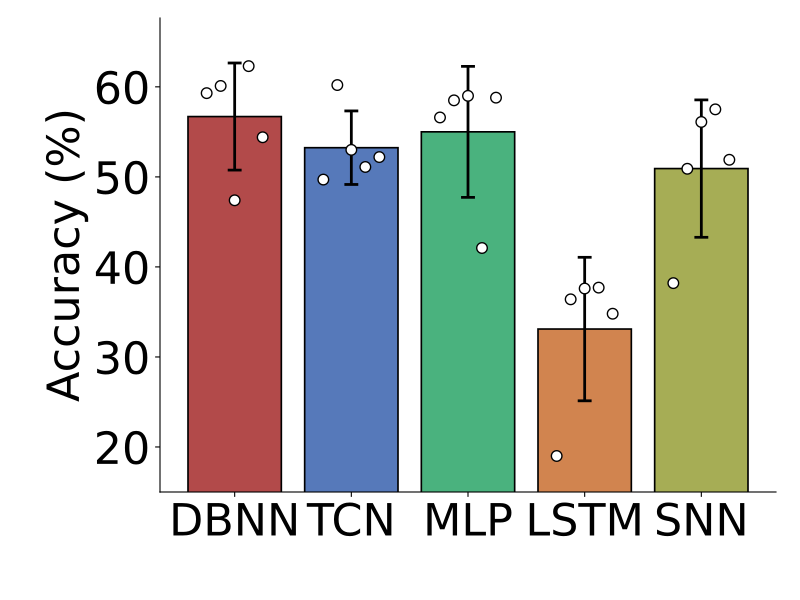

Python code for this plot:
import csv
import os
from pathlib import Path
import matplotlib
matplotlib.use("Agg")
import matplotlib.pyplot as plt

import numpy as np
import torch
from torch import nn
import torch.nn.functional as F


class FixedBilinear(nn.Module):
    def __init__(self):
        super().__init__()
        self.weight = nn.Parameter(torch.empty(1, 500, 500), requires_grad=False)
        self.register_buffer("bias", torch.empty(1))


class FixedCore(nn.Module):
    def __init__(self, variant, dt):
        super().__init__()
        if variant != "dbnn":
            raise ValueError(variant)
        self.dt = float(dt)
        for name in ("tau_rise", "tau_decay", "omega"):
            self.register_parameter(name, nn.Parameter(torch.empty(500), requires_grad=False))
        for name in ("v_th", "reset_amp", "tau_reset"):
            self.register_parameter(name, nn.Parameter(torch.empty(()), requires_grad=False))
        self.bilinear = FixedBilinear()

    def forward(self, inputs):
        steps = inputs.shape[-1]
        lag = (torch.arange(steps, dtype=inputs.dtype, device=inputs.device) * self.dt - 0.5).clamp_min(0)
        kernels = self.omega[:, None] * (1.0 - torch.exp(-lag / self.tau_rise[:, None])) * torch.exp(-lag / self.tau_decay[:, None])
        size = 1 << (2 * steps - 2).bit_length()
        filtered = torch.fft.irfft(torch.fft.rfft(inputs, n=size, dim=-1) * torch.fft.rfft(kernels, n=size, dim=-1)[None], n=size, dim=-1)[..., :steps].transpose(1, 2)
        drive = filtered.sum(dim=-1) + self.bilinear.bias
        weight = self.bilinear.weight[0].to(filtered.dtype)
        weight = weight - torch.diag_embed(weight.diagonal())
        drive = drive + torch.einsum("bti,ij,btj->bt", filtered, weight, filtered)
        if bool(torch.all(drive < self.v_th)):
            return drive
        alpha = torch.exp(-torch.tensor(self.dt, dtype=drive.dtype, device=drive.device) / self.tau_reset.abs().clamp_min(1e-4))
        reset = torch.zeros(inputs.shape[0], device=inputs.device, dtype=inputs.dtype)
        values = []
        for step in range(steps):
            voltage = drive[:, step] + reset
            spike = (voltage >= self.v_th).to(voltage.dtype)
            reset = alpha * reset - self.reset_amp.abs() * spike
            values.append(voltage)
        return torch.stack(values, dim=-1)

class LocalEncoder(nn.Module):
    def __init__(self, dataset):
        super().__init__()
        self.dataset = dataset
        self.feature_maps = 8
        self.convolutions = nn.Sequential(nn.Conv2d(2, 96, 3, padding=1, groups=2), nn.GELU(), nn.Conv2d(96, 128, 3, padding=1, groups=2), nn.GELU(), nn.Conv2d(128, 16, 1, groups=2))
        self.node_mix_logits = nn.Parameter(torch.empty(2, 250, 8))
        self.log_input_gain = nn.Parameter(torch.empty(2))
        self.register_buffer("synapse_to_node", torch.empty(500, dtype=torch.int64))

    def forward(self, inputs):
        batch, steps = inputs.shape[:2]
        if self.dataset == "gait_recognition":
            frames = inputs.float().reshape(batch * steps, 1, 48, 30) / 255.0
            frames = F.adaptive_avg_pool2d(frames, (16, 16)).repeat(1, 2, 1, 1)
        else:
            frames = inputs.float().reshape(batch * steps, 2, 7, 7)[:, [1, 0]]
        frames = torch.sigmoid(self.convolutions(frames))
        if frames.shape[-2:] != (16, 16):
            frames = F.interpolate(frames, size=(16, 16), mode="bilinear", align_corners=False)
        frames = frames.reshape(batch * steps, 2, self.feature_maps, 256)[..., :250]
        weights = self.node_mix_logits.softmax(dim=-1)
        nodes = torch.einsum("bpkm,pmk->bpm", frames, weights)
        gains = self.log_input_gain.exp().clamp(1e-7, 0.2)
        nodes = (nodes * gains[None, :, None]).reshape(batch, steps, 500)
        return nodes[:, :, self.synapse_to_node].transpose(1, 2)


class LocalDBNN(nn.Module):
    def __init__(self, dataset, variant="dbnn"):
        super().__init__()
        self.dataset = dataset
        self.phases = 20 if dataset == "gait_recognition" else 49
        self.front = LocalEncoder(dataset)
        dt = 2.0 if dataset == "gait_recognition" else 1.0 if dataset == "dvs_gesture" else 10.0
        self.core = FixedCore(variant, dt)
        output_steps = 1000 if dataset == "gait_recognition" else 980
        classes = 11 if dataset == "dvs_gesture" else 10
        self.classifier = nn.Linear(output_steps, classes)
        self.logit_gain = nn.Parameter(torch.empty(()))

    def features_before_classifier(self, inputs):
        encoded = self.front(inputs)
        node_phase = torch.div(torch.arange(250, device=encoded.device) * self.phases, 250, rounding_mode="floor").repeat(2)
        synapse_phase = node_phase[self.front.synapse_to_node]
        phase_mask = F.one_hot(synapse_phase, num_classes=self.phases).to(encoded.dtype)
        encoded = (encoded.unsqueeze(-1) * phase_mask[None, :, None, :]).reshape(encoded.shape[0], 500, -1)
        if encoded.shape[-1] != self.classifier.in_features:
            encoded = F.interpolate(encoded, size=self.classifier.in_features, mode="linear", align_corners=False)
        trace = self.core(encoded)
        return (trace - self.core.bilinear.bias) / 0.3

    def forward(self, inputs):
        return self.classifier(self.features_before_classifier(inputs)) * self.logit_gain


class TemporalTCN(nn.Module):
    def __init__(self, features, classes, width):
        super().__init__()
        self.net = nn.Sequential(nn.Conv1d(features, width, 3, padding=1), nn.GELU(), nn.Dropout(0.1), nn.Conv1d(width, width, 3, padding=2, dilation=2), nn.GELU(), nn.Dropout(0.1))
        self.classifier = nn.Linear(width, classes)

    def features_before_classifier(self, inputs):
        return self.net(inputs.transpose(1, 2)).mean(dim=2)

    def forward(self, inputs):
        return self.classifier(self.features_before_classifier(inputs))


class TemporalMLP(nn.Module):
    def __init__(self, features, steps, classes, width):
        super().__init__()
        self.net = nn.Sequential(nn.Flatten(), nn.Linear(features * steps, width), nn.GELU(), nn.Dropout(0.1), nn.Linear(width, classes))

    def features_before_classifier(self, inputs):
        return self.net[:4](inputs)

    def forward(self, inputs):
        return self.net(inputs)


class TemporalLSTM(nn.Module):
    def __init__(self, features, classes, projection, hidden):
        super().__init__()
        self.input_projection = nn.Linear(features, projection)
        self.lstm = nn.LSTM(projection, hidden, batch_first=True)
        self.dropout = nn.Dropout(0.1)
        self.classifier = nn.Linear(hidden, classes)

    def features_before_classifier(self, inputs):
        _, (hidden, _) = self.lstm(self.input_projection(inputs))
        return self.dropout(hidden[-1])

    def forward(self, inputs):
        return self.classifier(self.features_before_classifier(inputs))


class TemporalSNN(nn.Module):
    def __init__(self, features, classes, hidden):
        super().__init__()
        self.input_gain_raw = nn.Parameter(torch.empty(()))
        self.hidden_layer = nn.Linear(features, hidden)
        self.output_layer = nn.Linear(hidden, classes)

    def simulate(self, inputs):
        hidden = inputs.new_zeros((inputs.shape[0], self.hidden_layer.out_features))
        output = inputs.new_zeros((inputs.shape[0], self.output_layer.out_features))
        logits = torch.zeros_like(output)
        hidden_sum = torch.zeros_like(hidden)
        gain = F.softplus(self.input_gain_raw)
        for step in range(inputs.shape[1]):
            hidden = 0.2 * hidden + self.hidden_layer(gain * inputs[:, step])
            hidden_spikes = (hidden >= 1.0).to(hidden.dtype)
            hidden = hidden - hidden_spikes
            output = 0.2 * output + self.output_layer(hidden_spikes)
            output_spikes = (output >= 1.0).to(output.dtype)
            output = output - output_spikes
            logits = logits + output
            hidden_sum = hidden_sum + hidden_spikes
        return logits / inputs.shape[1], hidden_sum / inputs.shape[1]

    def features_before_classifier(self, inputs):
        return self.simulate(inputs)[1]

    def forward(self, inputs):
        return self.simulate(inputs)[0]


def make_model(dataset, name, variant="dbnn"):
    gait = dataset == "gait_recognition"
    features = 18 if gait else 98
    steps = 50 if gait else 20
    classes = 11 if dataset == "dvs_gesture" else 10
    if name == "dbnn":
        return LocalDBNN(dataset, variant)
    if name == "tcn":
        return TemporalTCN(features, classes, 64 if gait else 24)
    if name == "mlp":
        return TemporalMLP(features, steps, classes, 80 if gait else 5)
    if name == "lstm":
        return TemporalLSTM(features, classes, 64 if gait else 54, 64 if gait else 13)
    if name == "snn":
        return TemporalSNN(features, classes, 400 if gait else 83)
    raise ValueError(name)


SCRIPT_DIR = Path(__file__).resolve().parent
ROOT = Path(__file__).resolve().parents[3]
DATA_DIR = ROOT / "nc_final_data/Figure6/Figure6_e2"
SOURCE_DIR = ROOT / "nc_final_source_data/Figure6/Figure6_e2"
DATASET = "dvs_cifar10"
NAMES = ("dbnn", "tcn", "mlp", "lstm", "snn")
COLORS = ("#B24A4A", "#5679BA", "#4AB27E", "#D1844F", "#A6AD55")




def write_table(path, columns, runs, means, stds):
    values = np.asarray(runs)
    if values.ndim != 2 or values.shape[0] != len(columns) or len(means) != len(columns) or len(stds) != len(columns):
        raise ValueError("Unexpected source table shape")
    path.parent.mkdir(parents=True, exist_ok=True)
    temporary = path.with_name(f".{path.name}.{os.getpid()}.tmp")
    try:
        with temporary.open("w", encoding="utf-8", newline="") as stream:
            writer = csv.writer(stream)
            writer.writerow(["run", *columns])
            for index in range(values.shape[1]):
                writer.writerow([f"run_{index + 1}", *values[:, index]])
            writer.writerow(["mean", *means])
            writer.writerow(["std", *stds])
        os.replace(temporary, path)
    finally:
        if temporary.exists():
            temporary.unlink()


def main():
    torch.set_num_threads(4)
    torch.backends.cuda.matmul.allow_tf32 = False
    torch.backends.cudnn.allow_tf32 = False
    device = torch.device("cuda" if torch.cuda.is_available() else "cpu")
    inputs = torch.from_numpy(np.load(DATA_DIR / "test_input.npy", allow_pickle=False)).to(device)
    labels = torch.from_numpy(np.load(DATA_DIR / "test_label.npy", allow_pickle=False)).long().to(device)
    dbnn_inputs = torch.from_numpy(np.load(DATA_DIR / "test_frames.npy", allow_pickle=False)).to(device) if DATASET == "gait_recognition" else inputs
    accuracy = np.empty((len(NAMES), 5), dtype=np.float64)
    with torch.inference_mode():
        for model_index, name in enumerate(NAMES):
            x = dbnn_inputs if name == "dbnn" else inputs
            for run in range(1, 6):
                checkpoint = torch.load(DATA_DIR / name / f"checkpoint_{run}.pt", map_location="cpu", weights_only=True)
                if set(checkpoint) != {"model_state"}:
                    raise ValueError("Unexpected checkpoint fields")
                model = make_model(DATASET, name).to(device).eval()
                model.load_state_dict(checkpoint["model_state"], strict=True)
                correct = 0
                for start in range(0, len(labels), 32):
                    prediction = model(x[start:start + 32].float()).argmax(dim=1)
                    correct += int((prediction == labels[start:start + 32]).sum())
                accuracy[model_index, run - 1] = correct / len(labels)
                print(name, run, correct, len(labels), flush=True)
    means = accuracy.mean(axis=1) * 100.0
    stds = accuracy.std(axis=1, ddof=1) * 100.0
    columns = [f"{name}_accuracy_percent" for name in NAMES]
    write_table(SOURCE_DIR / f"{SCRIPT_DIR.name}.csv", columns, accuracy * 100.0, means, stds)
    plot_accuracy(accuracy, means, stds)


def plot_accuracy(accuracy, means, stds):
    with plt.rc_context({"font.size": 32, "pdf.fonttype": 42, "ps.fonttype": 42}):
        fig, ax = plt.subplots(figsize=(8, 6))
        ax.bar(np.arange(len(NAMES)), means, width=0.8, color=COLORS, edgecolor="black", linewidth=1.2,
               yerr=stds, error_kw={"elinewidth": 2, "ecolor": "black", "capsize": 5, "capthick": 2})
        offsets = np.linspace(-0.24, 0.24, accuracy.shape[1])
        for index in range(len(NAMES)):
            ax.scatter(index + offsets, accuracy[index] * 100.0, s=58, facecolors="white", edgecolors="black", linewidths=1.0, zorder=5)
        ax.set_xticks(np.arange(len(NAMES)), ["DBNN", "TCN", "MLP", "LSTM", "SNN"])
        ax.set_ylabel("Accuracy (%)")
        ymin = max(0.0, float(np.min(means - stds)) - 5.0)
        ymax = min(100.0, float(np.max(means + stds)) + 5.0)
        step = 5.0 if ymax - ymin <= 25.0 else 10.0
        start = step * round(((ymin + ymax) / 2.0 - 1.5 * step) / step)
        ticks = start + step * np.arange(4)
        ax.set_ylim(min(ymin, float(ticks[0])), max(ymax, float(ticks[-1])))
        ax.set_yticks(ticks)
        lower, upper = ax.get_ylim()
        minimum, maximum = float(np.min(accuracy) * 100.0), float(np.max(accuracy) * 100.0)
        if minimum < lower or maximum > upper:
            lower = min(lower, max(0.0, 5.0 * np.floor((minimum - 0.5) / 5.0)))
            upper = max(upper, min(100.0, 5.0 * np.ceil((maximum + 0.5) / 5.0)))
            ax.set_ylim(lower, upper)
            step = 5.0 if upper - lower <= 25.0 else 10.0
            ax.set_yticks(np.arange(step * np.ceil(lower / step), upper + 0.1 * step, step))
        ax.spines["top"].set_visible(False)
        ax.spines["right"].set_visible(False)
        fig.subplots_adjust(left=0.20, right=0.97, bottom=0.18, top=0.97)
        fig.savefig(SCRIPT_DIR / "Figure6_e2.pdf", format="pdf")
        plt.close(fig)


if __name__ == "__main__":
    main()
